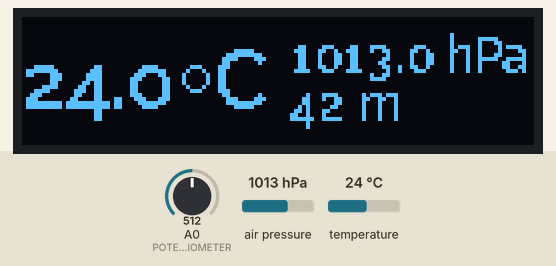
Simulated run of this program. Board: Arduino Uno, built with avr-gcc and run on an emulated ATmega328P. Shown: 128×32 one-colour display. Wiring (inferred from the names in the program): SSD1306 OLED at I2C address 0x3C. Inputs (shaded band) come from the test bench; at power-on: air pressure 1013 hPa, temperature 24 °C, A0 (POTENTIOMETER) = 512.

Above: at 2.6 s.
2.7 s: air pressure set to 952 hPa
At 5.2 s:
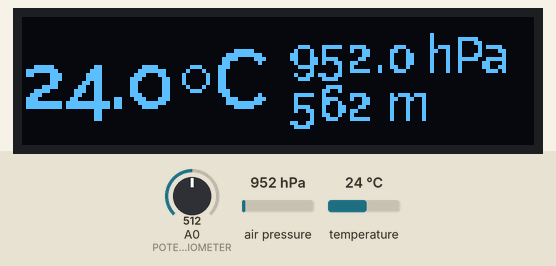
5.5 s: temperature set to 12 °C
At 7.0 s:
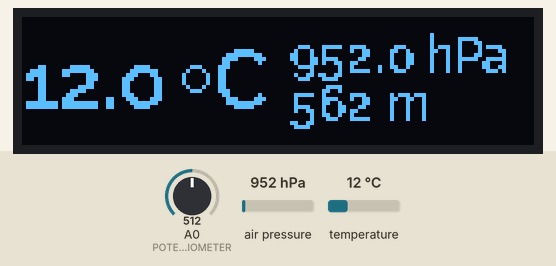
7.5 s: air pressure set to 975 hPa
At 8.5 s:
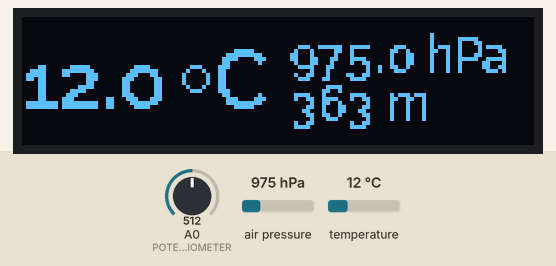
9.5 s: temperature set to 19 °C
At 11.3 s:
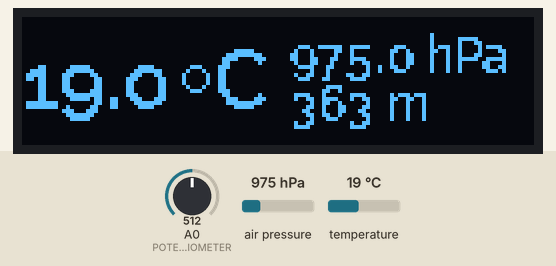
Timing chart, 0 to 12.5 s (numbered marks = the images above; inputs shaded):
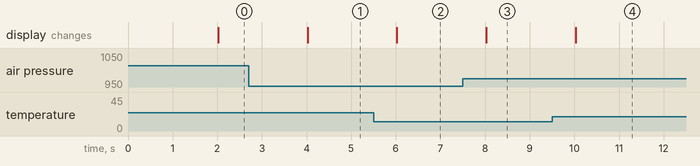

The program:

main.cpp
```cpp
//knihovny pro SSD1306 OLED displej
#include <Adafruit_GFX.h>
#include <Adafruit_SSD1306.h>
//knihovna pro font Raleway použitý na displeji
#include <RalewayFonts.hpp>
//knihovna pro senzor BMP280
#include <Adafruit_BMP280.h>
//nadefinování A0 jako vstupního pinu potenciometru
#define POTENTIOMETER A0
//parametry displeje
#define SCREEN_WIDTH 128  //šířka displeje
#define SCREEN_HEIGHT 32  //výška displeje
#define OLED_RESET    -1  //reset pin displeje
//vytvoření objektu displeje
Adafruit_SSD1306 display(SCREEN_WIDTH, SCREEN_HEIGHT, &Wire, OLED_RESET);
//vytvoření objektu senzoru
Adafruit_BMP280 bmp;
//proměnné pro časový interval měření (aktuální a předchozí naměřený čas)
int time = 2000;
int prevTime = 0;
//proměnná pro uložení hodnoty kontrastu displeje
byte contrast;

void setup() {
  //nastavení pinu potenciometru
  pinMode(POTENTIOMETER, INPUT);
  //zahájení I2C komunikace (knihovna Wire)
  Wire.begin();
  //inicializace senzoru
  bmp.begin();
  //inicializace displeje, nastavení parametrů
  display.begin(SSD1306_SWITCHCAPVCC, 0x3C);
  display.clearDisplay();
  display.display();
  display.setTextColor(WHITE);
  //nastavení rychlosti přenosu I2C (bit/s)
  Wire.setClock(100000);
}

void loop() {
    //změření aktuálního času - funkce millis()
    time = millis();
    //pokud je rozdíl od předchozího měření vyšší, než 2000 ms (2 s)
    if(time - prevTime > 2000){
      display.clearDisplay();
      //přečtení údajů o teplotě v °C
      float teplota = bmp.readTemperature();
      //přečtení údajů o tlaku, převod na hPa (/100)
      float tlak = bmp.readPressure()/100;
      //uložení hodnoty nadmořské výšky do proměnné, v paramteru tlak na úrovni hladiny moře (zde 1018 hPa)
      float tlak_def = bmp.readAltitude(1018);
      //nastavení fontu (Raleway - viz knihovna RalewayFonts.hpp)
      display.setFont(&Raleway_SemiBold10pt7b);
      //výpis hodnot teploty
      display.setCursor(0,22);
      display.print(teplota,1);
      display.setCursor(36, 15);
      display.drawCircle(43,15,3,WHITE);
      display.setCursor(48, 22);
      display.print("C");
      //výpis hodnot tlaku
      display.setFont(&Raleway_SemiBold6pt7b);
      display.setCursor(67,13);
      display.print(tlak, 1);
      display.print(" hPa");
      //výpis nadmořské výšky
      display.setCursor(67,25);
      display.print(tlak_def,0);
      display.print(" m");
      //zobrazení na displeji
      display.display();
      //vynulování rozdílu časů
      prevTime = time;
    }
  //proměnná pro čtení z analogového pinu potenciometru, převedení z 10-bitových hodnot (0-1023) na 8-bitové (0-255) pomocí funkce map
  byte reading = map(analogRead(A0), 0, 1023, 0, 255);
  //pokud se kontrast nerovná přečtené hodnotě, změnit kontrast
  if(reading != contrast){
    //vyrovnání proměnných
    contrast = reading;
    //První způsob přenosu hodnoty kontrastu displeje
    //-----------------------------------------------
    //zahájit komunikaci přes I2C (START podmínka, odeslání adresy)
    Wire.beginTransmission(0x3C);
    //Kontrolní byte (datasheet str. 20)
    Wire.write(0);
    //Příkaz pro nastavení kontrastu (datasheet str. 36)
    Wire.write(0x81);
    //Odeslání hodnoty kontrastu
    Wire.write(contrast);
    //Ukončení komunikace (STOP podmínka)
    Wire.endTransmission();
    //-----------------------------------------------
    //Druhý způsob přenosu hodnoty kontrastu displeje
    /*
    //příkaz pro zápis do registru displeje pro kontrast
    display.ssd1306_command(SSD1306_SETCONTRAST);
    //odeslání 8-bitové hodnoty kontrastu displeje
    display.ssd1306_command(contrast);
    //vynulování rozdílů proměnných
    */
  }
}
```

Source omitted: ewayFonts.hpp (data table, 126245 bytes)

Measured:
- after the input at 2.7 s, the display: changes after 1.3 s (image 1)
- after the input at 5.5 s, the display: changes after 0.53 s (image 2)
- after the input at 7.5 s, the display: changes after 0.53 s (image 3)
- after the input at 9.5 s, the display: changes after 0.53 s (image 4)
